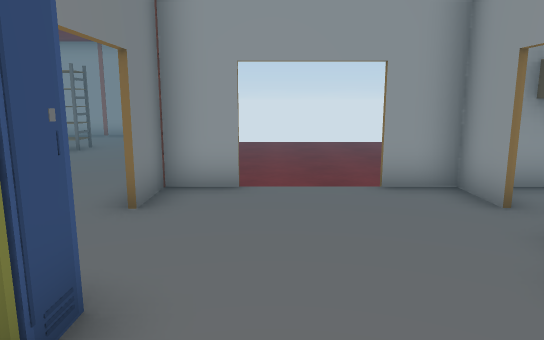
view 1 (above)

21 first-person views from a walk through a 3-D level made in the Unity game engine. The camera is 1.5 m above the floor, tilts 10° down and sees 70° across. Doors are open. The floor is counted in squares, 1 m on a side. Each view is taken from the middle of a square. On the plan, view 1 faces up. The plan holds only what a view shows up to about 17 squares ahead; the rest is blank. The place goes on beyond the plan. The player is left out. Some animated figures are left out.

view 2
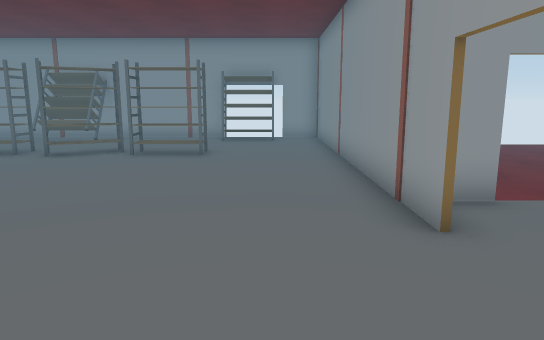

view 3
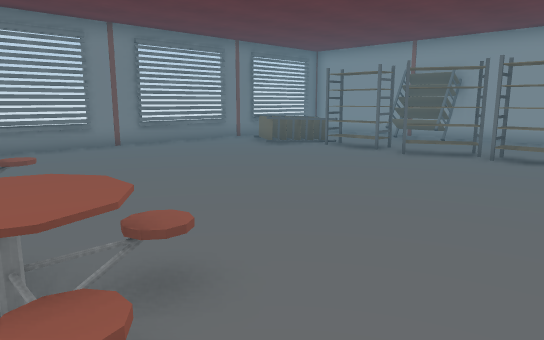

view 4
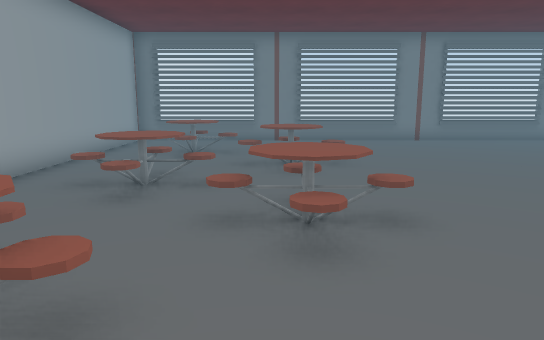

view 5
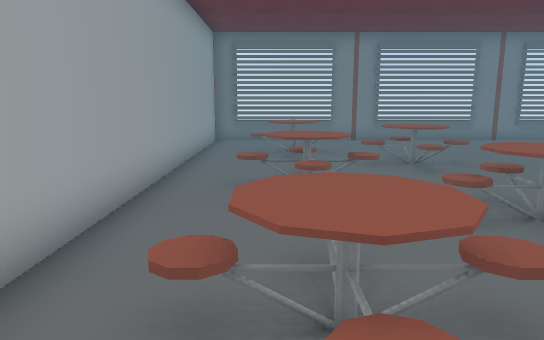

view 6
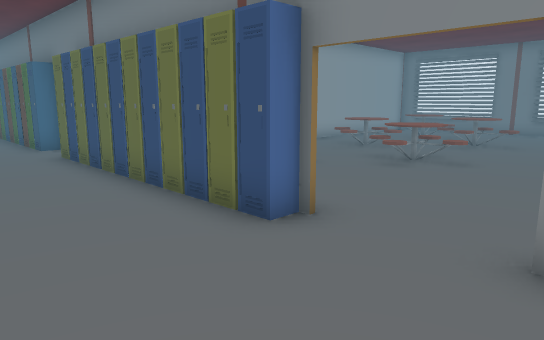

view 7
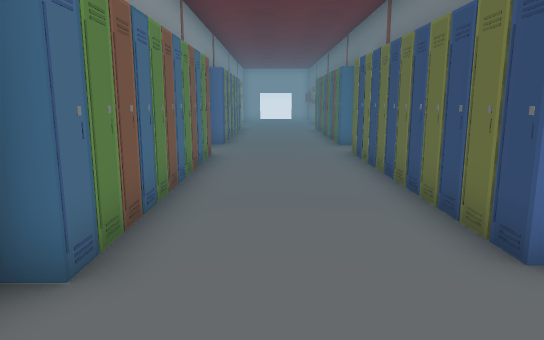

view 8
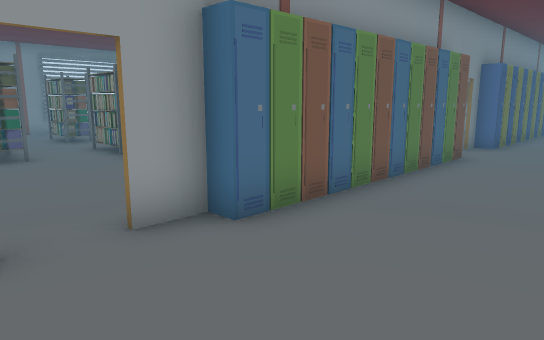

view 9
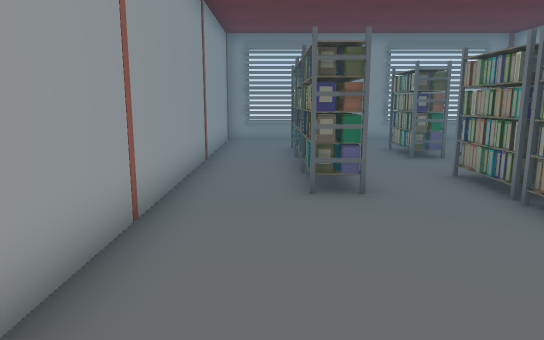

view 10
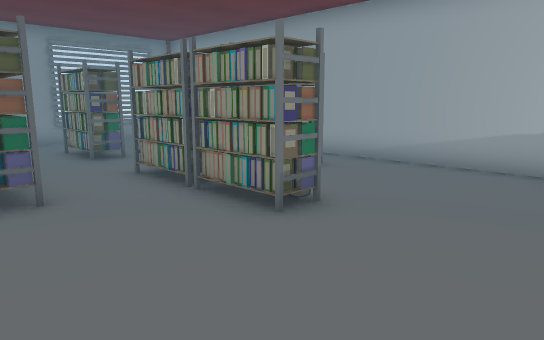

view 11
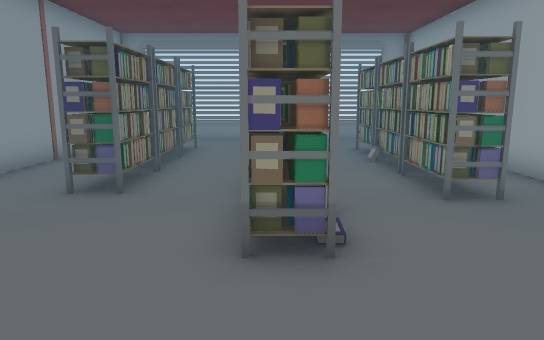

view 12
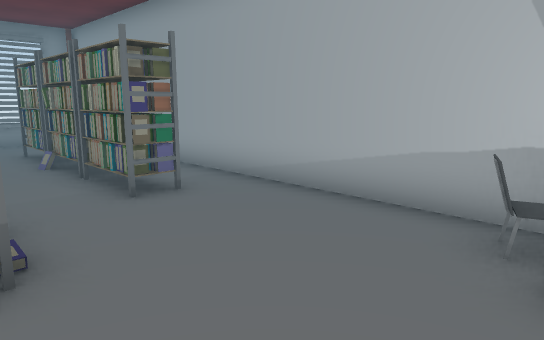

view 13
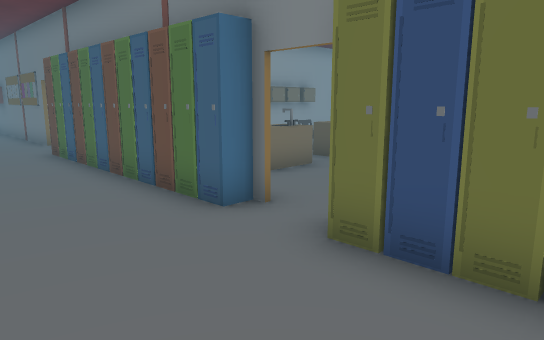

view 14
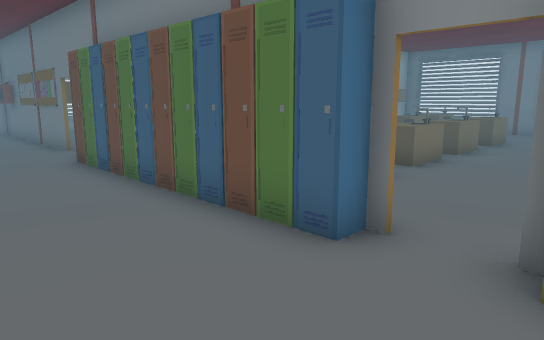

view 15
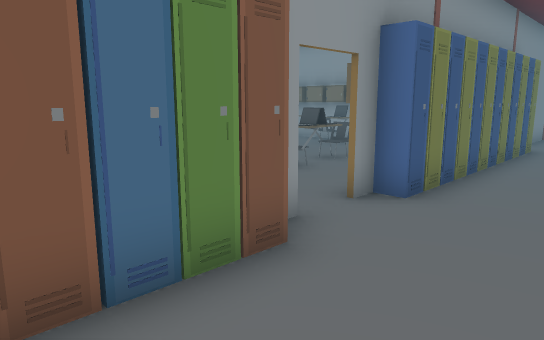

view 16
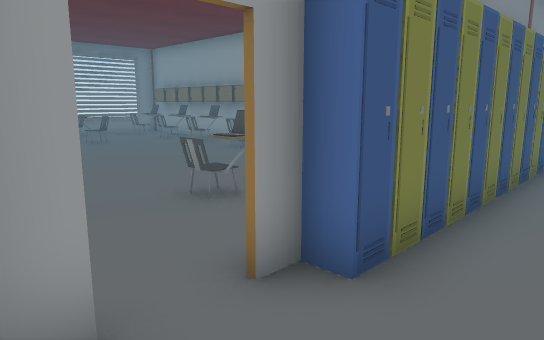

view 17
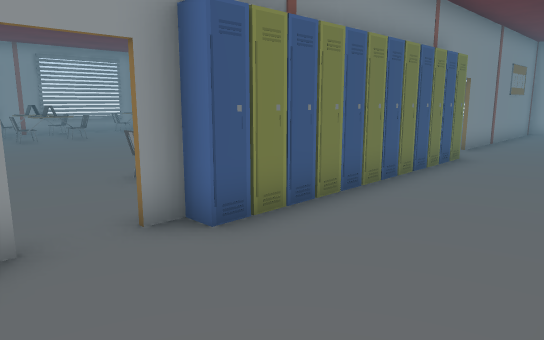

view 18
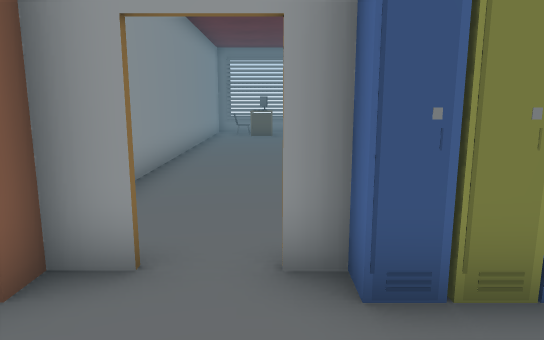

view 19
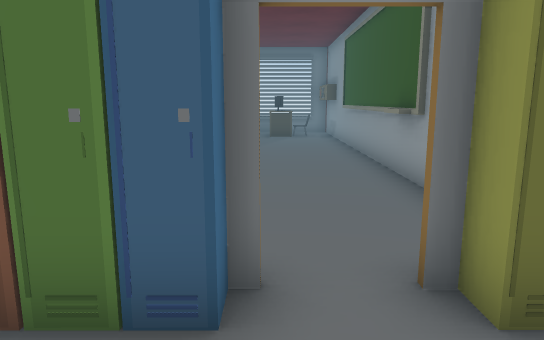

view 20
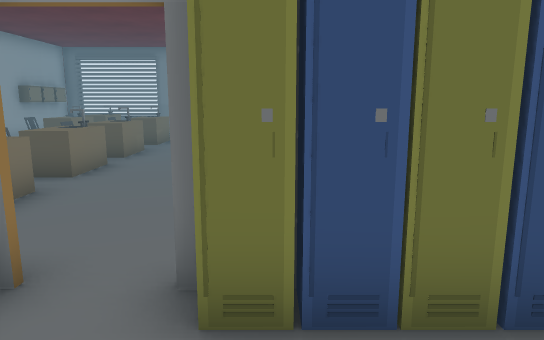

view 21
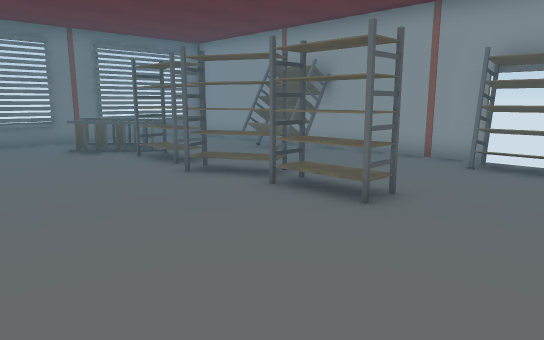

### Floor plan
Points are (right, up) in squares from view 1. A wall is a line through its corners. A room is listed if a view was taken in it or the views show most of it. See-through windows are left out.
Room 1 (views 1, 2, 3, 4, 5, 6, 7, 8, 9, 10, 11, 12, 13, 14, 15, 16, 17, 18, 19, 20, 21)
walls: (-5.6, -4.4) (-16.2, -4.4); (-6.1, -4.7) (-7.2, -4.7); (3.3, -5.9) (3.3, -5.4); (4.8, -4.2) (14.4, -4.2); (3.3, -7.5) (3.3, -7); (3.3, 3.5) (3.3, 4.1); (-2, 5.2) (-2, 17.5) (-3.6, 17.5); (3.3, 5.2) (3.3, 6.8) (1.9, 6.8); (-0.5, 6.8) (-1.9, 6.8) (-1.9, 5.2); (4.9, 6.8) (4.2, 6.8); (17.2, -4.4) (7.2, -4.4); (-14.5, -15) (-13.5, -15); (-6, 17.5) (-16.9, 17.5); (19.4, 0.1) (19.4, 1.9); (19.4, 2.2) (19.4, 6.8) (6.2, 6.8); (-18.2, 13.4) (-18.2, -4.2) (-5.9, -4.2)
low walls: (19.4, -2.6) (19.4, -1.6); (-18.2, 16) (-18.2, 14.5)
ways out: open door at (-5, 18); open door at (1, 7); open door at (3, 4.5)
objects: table (-17, -7) to (-17, -6); rack (-17, 11) to (-14, 14); locker (-16, -15); other object (-16, -14); other object (-16, -7); other object (-16, -5); locker (-15, -15); locker (-15, -5); table (-15, -2) to (-14, 0); table (-14, -13) to (-13, -12); table (-14, -10) to (-13, -9); other object (-13, -14); other object (-13, -11); table (-13, 0) to (-11, 3); rack (-13, 12) to (-12, 13); rack (-13, 16) to (-11, 17); other object (-11, -15); table (-11, -10) to (-9, -9); table (-11, -2) to (-9, 0); locker (-10, -15); other object (-10, -11); rack (-10, 12) to (-9, 13); table (-9, 0) to (-7, 3); table (-8, -10) to (-7, -9); rack (-8, 12) to (-6, 13); other object (-7, -11); table (-6, -3) to (-4, 0); rack (-6, 17) to (-4, 17); table (-5, -10) to (-4, -9); locker (-2, -15); locker (-2, -14); locker (-2, -13); locker (-2, -12); locker (-2, -11); locker (-2, -10); locker (-2, -8); locker (-2, -5); locker (-2, -4); locker (-2, -3); locker (-2, -2); locker (-2, -1); locker (-2, 0); locker (-2, 1); locker (-2, 2); locker (-2, 3); locker (3, -15); locker (3, -14); locker (3, -13); locker (3, -12); locker (3, -11); locker (3, -10); locker (3, -9); locker (3, -8); locker (3, -5); locker (3, -4); locker (3, -3); locker (3, -2); locker (3, -1); locker (3, 0); locker (3, 1); locker (3, 2); locker (3, 3); locker (4, -8); chair (5, -3); chair (6, -11) to (7, -10); other object (6, -10); chair (6, -8); other object (8, -14) to (9, -14); other object (8, -13) to (9, -13); rack (8, 1) to (10, 1); locker (9, -15); locker (10, -15); rack (10, -2) to (12, -2); rack (10, 4) to (12, 4); other object (11, -15); other object (11, -14) to (11, -13); rack (11, 1) to (12, 1); locker (12, -15); locker (13, -15); other object (13, -14) to (14, -14); chair (13, -13) to (14, -13); rack (13, -2) to (14, -2); rack (13, 4) to (14, 4); locker (14, -15); locker (15, -15); other object (15, -10) to (16, -10); rack (15, -2) to (16, -2); rack (15, 1) to (16, 1); rack (15, 4) to (16, 4); other object (16, -15); chair (16, -14) to (16, -13); chair (16, -11); chair (16, -8); table (17, -7) to (17, -6); other object (18, -11); other object (18, -10); other object (18, -9); other object (18, -8)

Where each view was taken, in squares from view 1:
view 1: 0 up, 0 right, facing up
view 2: 1 up, 4 left, facing up
view 3: 1 up, 5 left, facing up-left
view 4: 1 up, 3 left, facing left
view 5: 2 down, 3 left, facing left
view 6: 6 up, 2 right, facing down-left
view 7: 6 up, 1 right, facing down
view 8: 6 up, 1 left, facing down-right
view 9: 5 up, 4 right, facing right
view 10: 5 up, 4 right, facing down-right
view 11: 1 up, 4 right, facing right
view 12: 1 up, 4 right, facing down-right
view 13: 3 down, 2 right, facing down-left
view 14: 5 down, 2 right, facing down-left
view 15: 2 down, 0 right, facing down-right
view 16: 5 down, 1 right, facing down-right
view 17: 5 down, 1 left, facing down-right
view 18: 7 down, 0 right, facing right
view 19: 7 down, 1 right, facing left
view 20: 5 down, 1 right, facing left
view 21: 7 up, 3 left, facing up-left
